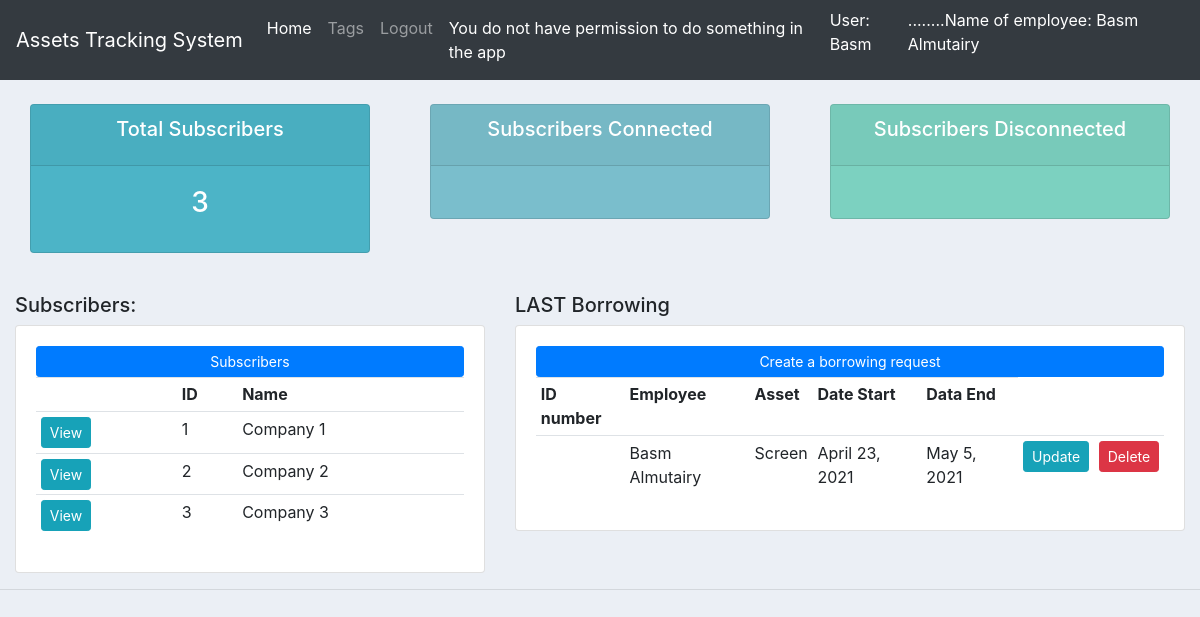
/assets (signed in), run on an earlier commit of the app's database.
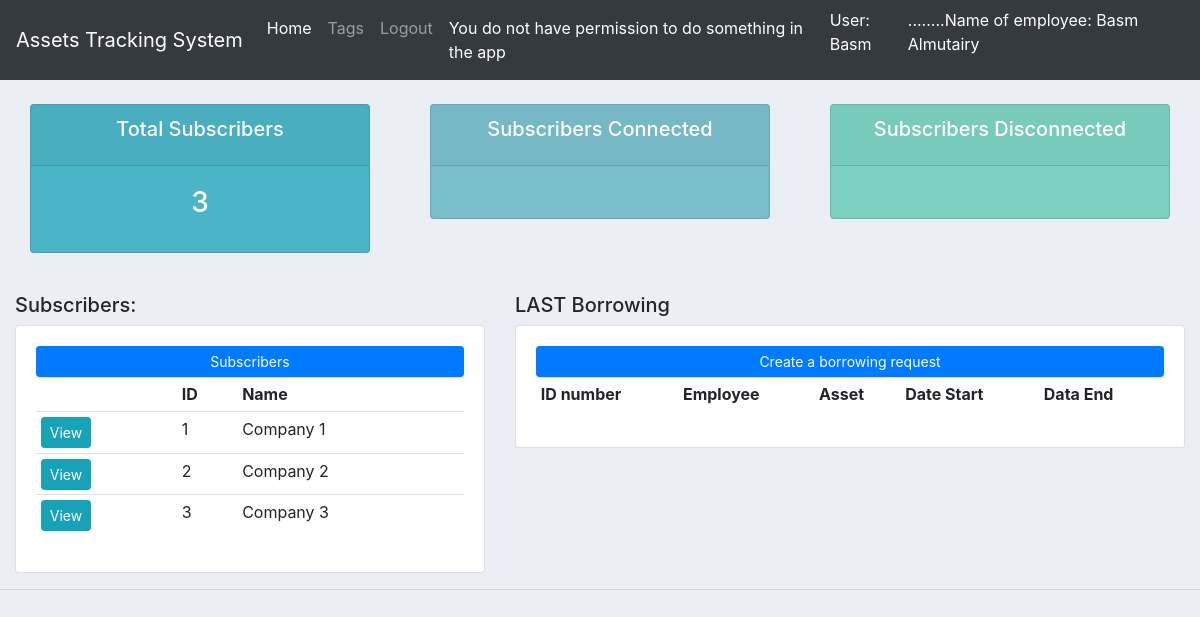
And on a later commit of the database.
### assetstracking/models.py (models this page shows, shortened)
class Employee(models.Model):
    employee_id = models.IntegerField(null=True)
    employee_name = models.CharField(max_length=200, null=True)
    employee_email = models.CharField(max_length=200, null=True)
    user = models.OneToOneField(User, null=True, on_delete=models.CASCADE)
    subscriber_id = models.ForeignKey(Subscriber, null=True, on_delete= models.SET_NULL)
    def __str__(self): return self.employee_name

class Subscriber(models.Model):
    subscriber_id = models.IntegerField(null=True)
    subscriber_name = models.CharField(max_length=200, null=True)

class Borrowing(models.Model):
    start_date = models.DateField(auto_now_add=True, null=True)
    end_date = models.DateField(null=True)
    subscriber_id = models.ForeignKey(Subscriber, null=True, on_delete= models.SET_NULL)
    employee_id = models.ForeignKey(Employee, null=True, on_delete= models.SET_NULL)
    tag_id = models.ForeignKey(Tag, null=True, on_delete= models.SET_NULL)
    employee_id_scanned = models.IntegerField(null=True,default=0)
    asset_id_scanned = models.IntegerField(null=True,default=0)
    reader_code = models.CharField(max_length=200, null=True, default=0)

class Tag(models.Model):
    tag_id = models.IntegerField(null=True)
    asset_name = models.CharField(max_length=200, null=True)
    STATUS = (('Available','Available'),('Taken','Taken'),)
    asset_status = models.CharField(max_length=200, null=True, choices=STATUS)
    subscriber_id = models.ForeignKey(Subscriber, null=True, on_delete= models.SET_NULL)
    rfid_id = models.ManyToManyField(RFID)
    asset_location = models.CharField(max_length=200, null=True)
    def __str__(self): return self.asset_name

### assetstracking/views.py (the view)
# urls.py: path('assets', views.home, name="assets"),
@login_required
def home(request):
    today = date.today()
    lastDay = Borrowing.objects.values('end_date')
    print("nnnnnnnnnn",lastDay)
    subscriber = Subscriber.objects.all()
    total_subscribers = subscriber.count()
    borrowing = Borrowing.objects.all()
    context = {'subscriber': subscriber, 'total_subscribers':total_subscribers, 'borrowing':borrowing }
    return render(request, 'assetstracking/home.html', context)

### assetstracking/templates/assetstracking/home.html
{% extends 'assetstracking/main.html' %}
{% block content %}
{% include 'assetstracking/status.html' %}
<br>
<div class="row">
	<div class="col-md-5">
		<h5>Subscribers:</h5>
		<div class="card card-body">
			<a class="btn btn-primary  btn-sm btn-block" href="">Subscribers</a>
			<table class="table table-sm">
				<tr>
					<th></th>
					<th>ID </th>
					<th>Name</th>
				</tr>
				{% for i in subscriber %}
				<tr>
					<td><a class="btn btn-sm btn-info" href="{% url 'subscriber' i.subscriber_id %}">View</a></td>
					<td>{{i.subscriber_id}}</td>
					<td>{{i.subscriber_name}}</td>
				</tr>
				{% endfor %}
			</table>
		</div>
	</div>
	<div class="col-md-7">
		<h5>LAST Borrowing</h5>
		<div class="card card-body">
			<a class="btn btn-primary  btn-sm btn-block" href="{% url 'createBorrowing' %}">Create a borrowing request</a>
			<table class="table table-sm">
				<tr>
					<th>ID number</th>
					<th>Employee</th>
					<th>Asset</th>
					<th>Date Start</th>
					<th>Data End</th>
				</tr>
				{% for i in borrowing %}
				<tr>
					<td>{{i.borrowing_id}}</td>
					<td>{{i.employee_id}}</td>
					<td>{{i.tag_id}}</td>
					<td>{{i.start_date}}</td>
					<td>{{i.end_date}}</td>
					<td><a class="btn btn-sm btn-info" href="{% url 'updateBorrowing' i.id %}">Update</a></td>
					<td><a class="btn btn-sm btn-danger" href="{% url 'deleteBorrowing' i.id %}">Delete</a></td>
				</tr>
				{% endfor %}
			</table>
		</div>
	</div>
</div>
{% endblock %}

### assetstracking/templates/assetstracking/main.html (shortened to what this page needs)
<!DOCTYPE html>
<html>
<head>
	<link rel="stylesheet" href="https://stackpath.bootstrapcdn.com/bootstrap/4.3.1/css/bootstrap.min.css">
</head>
<body>
	{%  include 'assetstracking/navbar1.html' %}
	<div class="container-fluid">
	{% block content %}
	{% endblock %}
    </div>
	<hr>
</body>
</html>

### assetstracking/templates/assetstracking/navbar1.html (shortened to what this page needs)
<nav class="navbar navbar-expand-lg navbar-dark bg-dark">
  <a class="navbar-brand" href="#">Assets Tracking System</a>
  <div class="collapse navbar-collapse" id="navbarNav">
    <ul class="navbar-nav">
      <li class="nav-item active">
          <a class="nav-link" href="{% url 'index' %}">Home</a>
      </li>
      <li class="nav-item">
        <a class="nav-link" href="{% url 'tags' user.employee.subscriber_id.subscriber_id %}">Tags</a>
      </li>
      <li class="nav-item">
        <a class="nav-link" href="{% url 'logout' %}">Logout</a>
      </li>
      <li class="nav-item active">
        {% if perms.user.add_employee %}
              <a class="nav-link" href="{% url 'login' %}">You have permission to do something in the app</a>
          {% else %}
              <a class="nav-link" href="{% url 'login' %}">You do not have permission to do something in the app</a>
          {% endif %}
      </li>
	 {% if user.is_authenticated %}
       <li class="text-white nav-item active"> User: {{ user.get_username }}</li>
	   <li class="text-white nav-item active">........Name of employee: {{ user.employee.employee_name }}</li>
	 {% else %}
       <li><a href="{% url 'login'%}?next={{request.path}}">Login</a></li>
	 {% endif %}
    </ul>
  </div>
</nav>

### assetstracking/templates/assetstracking/status.html (shortened to what this page needs)
<br>
<div class="row">
	<div class="col">
		<div class="col-md">
			<div class="card text-center text-white  mb-3" id="total-orders">
			  	<div class="card-header">
			  		<h5 class="card-title">Total Subscribers</h5>
			  	</div>
			  	<div class="card-body">
			    	<h3 class="card-title">{{total_subscribers}}</h3>
			  	</div>
			</div>
		</div>
	</div>
	<div class="col">
		<div class="col-md">
			<div class="card text-center text-white  mb-3" id="orders-delivered">
			  	<div class="card-header">
			  		<h5 class="card-title">Subscribers Connected</h5>
			  	</div>
			  	<div class="card-body">
			  	</div>
			</div>
		</div>
	</div>
	<div class="col">
		<div class="col-md">
			<div class="card text-center text-white  mb-3" id="orders-pending">
			  	<div class="card-header">
			  		<h5 class="card-title">Subscribers Disconnected</h5>
			  	</div>
			  	<div class="card-body">
			  	</div>
			</div>
		</div>
	</div>
</div>

### assetstracking/templates/assetstracking/main.html (style rules this page uses)
body { background-color: #ebeff5; }
#total-orders { background-color: #4cb4c7; }
#orders-delivered { background-color: #7abecc; }
#orders-pending { background-color: #7CD1C0; }

What changed in the data, as far as the page shows it:
removed Borrowing: employee_id "Basm Almutairy", tag_id "Screen", start_date "April 23, 2021", end_date "May 5, 2021"
